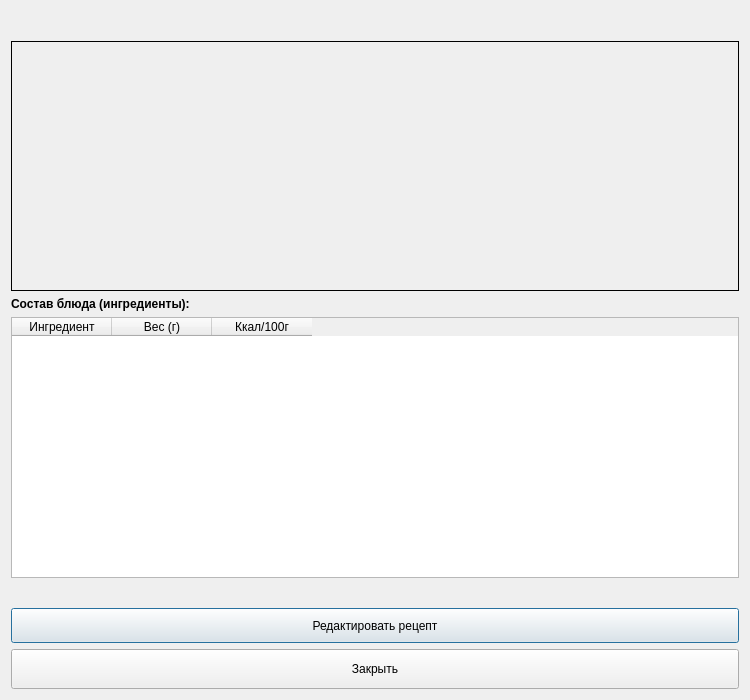
<?xml version="1.0" encoding="UTF-8"?>
<ui version="4.0">
 <class>ViewDialog</class>
 <widget class="QDialog" name="ViewDialog">
  <property name="geometry">
   <rect>
    <x>0</x>
    <y>0</y>
    <width>750</width>
    <height>700</height>
   </rect>
  </property>
  <property name="windowTitle">
   <string>Просмотр рецепта</string>
  </property>
  <layout class="QVBoxLayout" name="verticalLayout">
   <item>
    <widget class="QLabel" name="labelTitle">
     <property name="font">
      <font>
       <pointsize>16</pointsize>
       <bold>true</bold>
      </font>
     </property>
     <property name="alignment">
      <set>Qt::AlignCenter</set>
     </property>
    </widget>
   </item>
   <item>
    <widget class="QLabel" name="imageLabel">
     <property name="minimumSize">
      <size>
       <width>350</width>
       <height>250</height>
      </size>
     </property>
     <property name="frameShape">
      <enum>QFrame::Box</enum>
     </property>
     <property name="alignment">
      <set>Qt::AlignCenter</set>
     </property>
    </widget>
   </item>
   <item>
    <widget class="QLabel" name="labelIngredientsTitle">
     <property name="font">
      <font>
       <bold>true</bold>
      </font>
     </property>
     <property name="text">
      <string>Состав блюда (ингредиенты):</string>
     </property>
    </widget>
   </item>
   <item>
    <widget class="QTableWidget" name="tableIngredients">
     <property name="editTriggers">
      <set>QAbstractItemView::NoEditTriggers</set>
     </property>
     <property name="selectionMode">
      <enum>QAbstractItemView::NoSelection</enum>
     </property>
     <column>
      <property name="text">
       <string>Ингредиент</string>
      </property>
     </column>
     <column>
      <property name="text">
       <string>Вес (г)</string>
      </property>
     </column>
     <column>
      <property name="text">
       <string>Ккал/100г</string>
      </property>
     </column>
    </widget>
   </item>
   <item>
    <widget class="QLabel" name="labelCalories">
     <property name="font">
      <font>
       <pointsize>12</pointsize>
      </font>
     </property>
     <property name="alignment">
      <set>Qt::AlignCenter</set>
     </property>
    </widget>
   </item>
   <item>
    <widget class="QPushButton" name="btnEdit">
     <property name="minimumSize">
      <size>
       <width>0</width>
       <height>35</height>
      </size>
     </property>
     <property name="text">
      <string>Редактировать рецепт</string>
     </property>
    </widget>
   </item>
   <item>
    <widget class="QPushButton" name="btnClose">
     <property name="minimumSize">
      <size>
       <width>0</width>
       <height>40</height>
      </size>
     </property>
     <property name="text">
      <string>Закрыть</string>
     </property>
    </widget>
   </item>
  </layout>
 </widget>
 <resources/>
 <connections/>
</ui>
